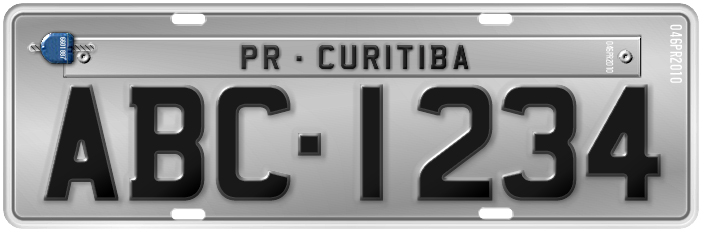
#> input picture placa-carro.jpg, 707 x 236 px
$ python test-cv6.py
#> lines starting #> are read from the running program, lines starting #| are printed output that depends on the picture; after the words box and inside, x2 and y2 are one past the last pixel; in counts of white or black regions, pixels touching at a corner belong together
import cv2
import numpy as np

# Carrega a imagem
image = cv2.imread("placa-carro.jpg")
#> image is the input picture: shape (236, 707, 3); mean B, G, R 151.8, 151.6, 151.4

# Verifica se a imagem foi carregada corretamente
if image is None:
    raise ValueError("Imagem não encontrada")

# Converte a imagem para escala de cinza
gray = cv2.cvtColor(image, cv2.COLOR_BGR2GRAY)

# Aplica um filtro Gaussiano para suavizar a imagem
blur = cv2.GaussianBlur(gray, (5, 5), 0)
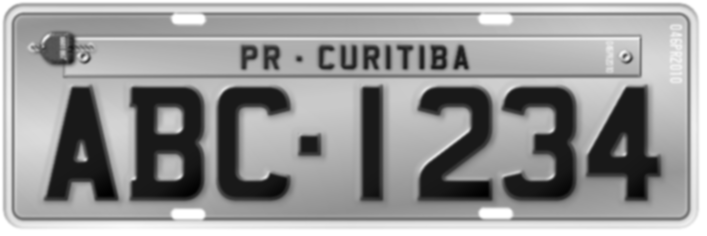
#> blur: shape (236, 707); min 0, max 255, mean 151.5

# Aplica um threshold para binarizar a imagem
thresh = cv2.threshold(blur, 127, 255, cv2.THRESH_BINARY)[1]
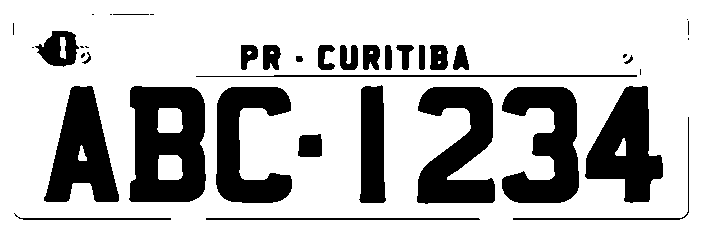
#> thresh: shape (236, 707); 74.6% white; 40 black regions (13 under 20 px), largest, box (x1, y1, x2, y2) and area: (129, 86, 206, 202) 6897, (417, 87, 495, 204) 5574, (502, 87, 579, 203) 5440

# Identifica os contornos da imagem
contours, hierarchy = cv2.findContours(thresh, cv2.RETR_EXTERNAL, cv2.CHAIN_APPROX_SIMPLE)
#> contours = [[[0, 0], [0, 235], [706, 235], [706, 0]]]

# Encontra o contorno do texto
largest_contour = max(contours, key=cv2.contourArea)
#> largest_contour = [[0, 0], [0, 235], [706, 235], [706, 0]]

# Extrai os pontos do contorno
x, y, w, h = cv2.boundingRect(largest_contour)
#> x = 0; y = 0; w = 707; h = 236

# Converte o contorno para um array numpy
text_box = thresh[y:y + h, x:x + w]

# Aplica um filtro de contraste à imagem
contrast_image = cv2.addWeighted(text_box, 2, text_box, 0, 0)

# Converte os elementos do array numpy para strings
#> (the run stopped early here; a loop or call above may not have finished)
